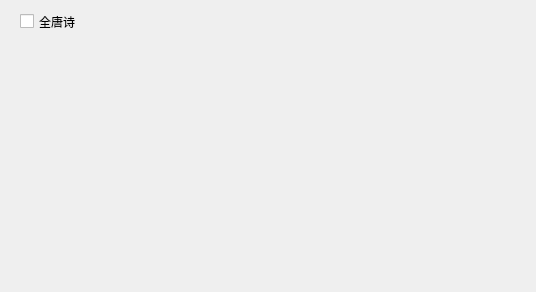
<?xml version="1.0" encoding="UTF-8"?>
<ui version="4.0">
 <class>SelectRange</class>
 <widget class="QDialog" name="SelectRange">
  <property name="geometry">
   <rect>
    <x>0</x>
    <y>0</y>
    <width>536</width>
    <height>292</height>
   </rect>
  </property>
  <property name="windowTitle">
   <string>选择范围</string>
  </property>
  <widget class="QCheckBox" name="checkBox">
   <property name="geometry">
    <rect>
     <x>20</x>
     <y>10</y>
     <width>92</width>
     <height>23</height>
    </rect>
   </property>
   <property name="text">
    <string>全唐诗</string>
   </property>
  </widget>
 </widget>
 <resources/>
 <connections/>
</ui>
